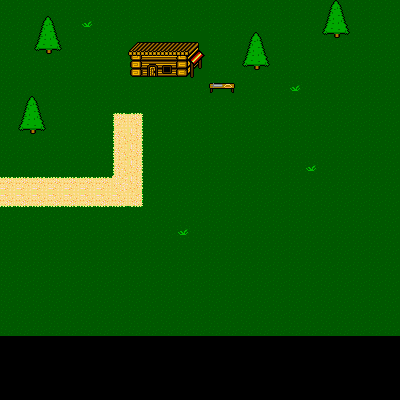

This game map was drawn from its Tiled (.tmx) file and the tilesets committed beside it. A one-line description and the full map source follow:
An orthogonal 25x25 tile map with 16x16 px tiles, 2 tile layers (Tile Layer 1, Tile Layer 2).

<map version="1.2" tiledversion="1.2.1" orientation="orthogonal" renderorder="right-down" width="25" height="25" tilewidth="16" tileheight="16" infinite="0" nextlayerid="4" nextobjectid="1">
 <tileset firstgid="1" source="../../bin/Windows/x86/Debug/Content/maps/tileset_1.tsx" />
 <layer id="2" name="Tile Layer 1" width="25" height="25">
  <data encoding="csv">
1,1,1,1,1,1,1,1,1,1,1,1,1,1,1,1,1,1,1,1,1,1,1,1,1,
1,1,1,1,1,1,1,1,1,1,1,1,1,1,1,1,1,1,1,1,1,1,1,1,1,
1,1,1,1,1,1,1,1,17,18,18,19,1,1,1,1,1,1,1,1,1,1,1,1,1,
1,1,1,1,1,1,1,1,3,4,4,5,1,1,1,1,1,1,1,1,1,1,1,1,1,
1,1,1,1,1,1,1,1,2,8,9,7,1,1,1,1,1,1,1,1,1,1,1,1,1,
1,1,1,1,1,1,1,1,1,1,1,1,1,1,1,1,1,1,1,1,1,1,1,1,1,
1,1,1,1,1,1,1,1,1,1,1,1,1,1,1,1,1,1,1,1,1,1,1,1,1,
1,1,1,1,1,1,1,1,1,1,1,1,1,1,1,1,1,1,1,1,1,1,1,1,1,
1,1,1,1,1,1,1,1,1,1,1,1,1,1,1,1,1,1,1,1,1,1,1,1,1,
1,1,1,1,1,1,1,1,1,1,1,1,1,1,1,1,1,1,1,1,1,1,1,1,1,
1,1,1,1,1,1,1,1,1,1,1,1,1,1,1,1,1,1,1,1,1,1,1,1,1,
1,1,1,1,1,1,1,1,1,1,1,1,1,1,1,1,1,1,1,1,1,1,1,1,1,
1,1,1,1,1,1,1,1,1,1,1,1,1,1,1,1,1,1,1,1,1,1,1,1,1,
1,1,1,1,1,1,1,1,1,1,1,1,1,1,1,1,1,1,1,1,1,1,1,1,1,
1,1,1,1,1,1,1,1,1,1,1,1,1,1,1,1,1,1,1,1,1,1,1,1,1,
1,1,1,1,1,1,1,1,1,1,1,1,1,1,1,1,1,1,1,1,1,1,1,1,1,
1,1,1,1,1,1,1,1,1,1,1,1,1,1,1,1,1,1,1,1,1,1,1,1,1,
1,1,1,1,1,1,1,1,1,1,1,1,1,1,1,1,1,1,1,1,1,1,1,1,1,
1,1,1,1,1,1,1,1,1,1,1,1,1,1,1,1,1,1,1,1,1,1,1,1,1,
1,1,1,1,1,1,1,1,1,1,1,1,1,1,1,1,1,1,1,1,1,1,1,1,1,
1,1,1,1,1,1,1,1,1,1,1,1,1,1,1,1,1,1,1,1,1,1,1,1,1,
0,0,0,0,0,0,0,0,0,0,0,0,0,0,0,0,0,0,0,0,0,0,0,0,0,
0,0,0,0,0,0,0,0,0,0,0,0,0,0,0,0,0,0,0,0,0,0,0,0,0,
0,0,0,0,0,0,0,0,0,0,0,0,0,0,0,0,0,0,0,0,0,0,0,0,0,
0,0,0,0,0,0,0,0,0,0,0,0,0,0,0,0,0,0,0,0,0,0,0,0,0
</data>
 </layer>
 <layer id="3" name="Tile Layer 2" width="25" height="25">
  <data encoding="csv">
0,0,0,0,0,0,0,0,0,0,0,0,0,0,0,0,0,0,0,0,33,34,0,0,0,
0,0,33,34,0,10,0,0,0,0,0,0,0,0,0,0,0,0,0,0,49,50,0,0,0,
0,0,49,50,0,0,0,0,0,0,0,41,42,0,0,33,34,0,0,0,65,66,0,0,0,
0,0,65,66,0,0,0,0,0,0,0,57,58,0,0,49,50,0,0,0,0,0,0,0,0,
0,0,0,0,0,0,0,0,0,0,0,73,74,0,0,65,66,0,0,0,0,0,0,0,0,
0,0,0,0,0,0,0,0,0,0,0,0,0,11,12,0,0,0,10,0,0,0,0,0,0,
0,33,34,0,0,0,0,0,0,0,0,0,0,0,0,0,0,0,0,0,0,0,0,0,0,
0,49,50,0,0,0,0,20,22,0,0,0,0,0,0,0,0,0,0,0,0,0,0,0,0,
0,65,66,0,0,0,0,25,26,0,0,0,0,0,0,0,0,0,0,0,0,0,0,0,0,
0,0,0,0,0,0,0,25,26,0,0,0,0,0,0,0,0,0,0,0,0,0,0,0,0,
0,0,0,0,0,0,0,25,26,0,0,0,0,0,0,0,0,0,0,10,0,0,0,0,0,
21,21,21,21,21,21,21,23,26,0,0,0,0,0,0,0,0,0,0,0,0,0,0,0,0,
24,24,24,24,24,24,24,24,27,0,0,0,0,0,0,0,0,0,0,0,0,0,0,0,0,
0,0,0,0,0,0,0,0,0,0,0,0,0,0,0,0,0,0,0,0,0,0,0,0,0,
0,0,0,0,0,0,0,0,0,0,0,10,0,0,0,0,0,0,0,0,0,0,0,0,0,
0,0,0,0,0,0,0,0,0,0,0,0,0,0,0,0,0,0,0,0,0,0,0,0,0,
0,0,0,0,0,0,0,0,0,0,0,0,0,0,0,0,0,0,0,0,0,0,0,0,0,
0,0,0,0,0,0,0,0,0,0,0,0,0,0,0,0,0,0,0,0,0,0,0,0,0,
0,0,0,0,0,0,0,0,0,0,0,0,0,0,0,0,0,0,0,0,0,0,0,0,0,
0,0,0,0,0,0,0,0,0,0,0,0,0,0,0,0,0,0,0,0,0,0,0,0,0,
0,0,0,0,0,0,0,0,0,0,0,0,0,0,0,0,0,0,0,0,0,0,0,0,0,
0,0,0,0,0,0,0,0,0,0,0,0,0,0,0,0,0,0,0,0,0,0,0,0,0,
0,0,0,0,0,0,0,0,0,0,0,0,0,0,0,0,0,0,0,0,0,0,0,0,0,
0,0,0,0,0,0,0,0,0,0,0,0,0,0,0,0,0,0,0,0,0,0,0,0,0,
0,0,0,0,0,0,0,0,0,0,0,0,0,0,0,0,0,0,0,0,0,0,0,0,0
</data>
 </layer>
</map>
